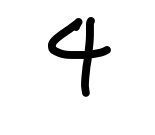
#> input picture 07_test_input/3170.jpg, 155 x 135 px
$ python send_single_28x28_ascii.py --image ../07_test_input/3170.jpg
#> lines starting #> are read from the running program, lines starting #| are printed output that depends on the picture
import argparse
import sys
import time
from pathlib import Path

from PIL import Image, ImageOps
import serial
from serial.tools import list_ports


def block_average_28x28(image: Image.Image) -> Image.Image:
    width, height = image.size
#> width = 155; height = 135
    block_size = 28
    new_width = (width // block_size) * block_size
#> new_width = 140
    new_height = (height // block_size) * block_size
#> new_height = 112
    if new_width == 0 or new_height == 0:
        raise ValueError("Image must be at least 28x28 pixels for MATLAB block-average mode.")

    cropped = image.crop((0, 0, new_width, new_height))
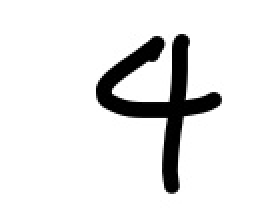
#> cropped: PIL image 140x112 L (shown 2 times larger); min 0, max 255, mean 232.6
    pixels = cropped.load()
    tile_width = new_width // block_size
#> tile_width = 5
    tile_height = new_height // block_size
#> tile_height = 4
    out_pixels = []

    for y in range(block_size):
        for x in range(block_size):
            total = 0
            count = tile_width * tile_height
            for yy in range(y * tile_height, (y + 1) * tile_height):
                for xx in range(x * tile_width, (x + 1) * tile_width):
                    total += pixels[xx, yy]
            out_pixels.append(int(total / count + 0.5))
#> after the loop, out_pixels = 784 values, max 255 at index 0, min 0 at index 378, mean 232.6

    output = Image.new("L", (block_size, block_size))
#> output: PIL image 28x28 L; every value is 0
    output.putdata(out_pixels)
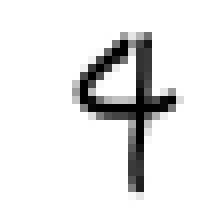
#> output: PIL image 28x28 L (shown 8 times larger); min 0, max 255, mean 232.6
    return output


def load_digit_image(path: Path, invert: str, fit: str, autocontrast: bool) -> Image.Image:
    image = Image.open(path).convert("L")

    if autocontrast:
        image = ImageOps.autocontrast(image)

    if fit == "blockavg":
        canvas = block_average_28x28(image)
    elif fit == "stretch":
        canvas = image.resize((28, 28), Image.Resampling.BILINEAR)
    else:
        image = ImageOps.contain(image, (28, 28), Image.Resampling.BILINEAR)
        canvas = Image.new("L", (28, 28), color=0)
        x = (28 - image.width) // 2
        y = (28 - image.height) // 2
        canvas.paste(image, (x, y))

    if invert == "yes":
        canvas = ImageOps.invert(canvas)
    elif invert == "auto":
        pixels = list(canvas.getdata())
#> pixels has the same summary as out_pixels in block_average_28x28
        mean_value = sum(pixels) / len(pixels)
#> mean_value = 232.6
        if mean_value > 127:
            canvas = ImageOps.invert(canvas)
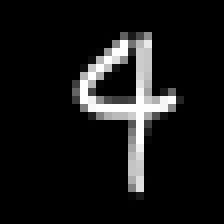
#> canvas: PIL image 28x28 L (shown 8 times larger); min 0, max 255, mean 22.4

    return canvas


def image_to_ascii_payload(image: Image.Image) -> bytes:
    pixels = list(image.getdata())
#> pixels = 784 values, max 255 at index 378, min 0 at index 0, mean 22.35
    text = " ".join(str(int(v)) for v in pixels)
    return text.encode("ascii")


def main() -> int:
    parser = argparse.ArgumentParser(
        description="Send one 28x28 grayscale digit image to the STM32F7 baseline project."
    )
    parser.add_argument("--port", help="Serial port, for example COM3. Required unless --print-only or --list-ports is used.")
    parser.add_argument("--image", help="Path to digit image. Required unless --list-ports is used.")
    parser.add_argument("--baud", type=int, default=9600, help="Baud rate. Baseline firmware uses 9600.")
    parser.add_argument(
        "--invert",
        choices=["auto", "yes", "no"],
        default="auto",
        help="Invert image so the model receives MNIST-like black background and bright strokes.",
    )
    parser.add_argument(
        "--fit",
        choices=["blockavg", "stretch", "contain"],
        default="blockavg",
        help="Resize mode. 'blockavg' matches the reference MATLAB preprocessing; 'stretch' uses bilinear resize; 'contain' preserves aspect ratio with padding.",
    )
    parser.add_argument(
        "--autocontrast",
        action="store_true",
        help="Apply grayscale autocontrast before resizing. Leave off to preserve original grayscale values.",
    )
    parser.add_argument("--preview", help="Optional path to save the generated 28x28 preview PNG.")
    parser.add_argument("--read-seconds", type=float, default=5.0, help="Seconds to read board output after send.")
    parser.add_argument("--list-ports", action="store_true", help="List available serial ports and exit.")
    parser.add_argument("--append-newline", action="store_true", help="Append CRLF after the ASCII payload.")
    parser.add_argument("--chunk-size", type=int, default=0, help="Send payload in chunks. 0 means send all at once.")
    parser.add_argument("--chunk-delay", type=float, default=0.02, help="Delay between chunks in seconds.")
    parser.add_argument("--print-only", action="store_true", help="Print the 784-value payload instead of opening serial port.")
    parser.add_argument("--output-txt", help="Optional text file path to save the 784-value payload.")
    args = parser.parse_args()

    if args.list_ports:
        ports = list(list_ports.comports())
        if not ports:
            print("No serial ports found.")
            return 1
        for port in ports:
            print(f"{port.device}: {port.description}")
        return 0

    if not args.image:
        print("--image is required unless --list-ports is used.", file=sys.stderr)
        return 2

    image_path = Path(args.image)
    if not image_path.exists():
        print(f"Image not found: {image_path}", file=sys.stderr)
        return 2

    image = load_digit_image(image_path, args.invert, args.fit, args.autocontrast)
    if args.preview:
        image.save(args.preview)

    payload = image_to_ascii_payload(image)
    if args.append_newline:
        payload += b"\r\n"
    token_count = len(image.getdata())
#> token_count = 784
    print(f"Prepared {token_count} pixels. First 12 pixels: {list(image.getdata())[:12]}")
#| Prepared 784 pixels. First 12 pixels: [0, 0, 0, 0, 0, 0, 0, 0, 0, 0, 0, 0]
    if args.output_txt:
        Path(args.output_txt).write_bytes(payload)
        print(f"Saved payload to {args.output_txt}")
    if args.print_only:
        print(payload.decode("ascii"))
        return 0

    if not args.port:
        print("--port is required unless --print-only or --list-ports is used.", file=sys.stderr)
        return 2

    print(f"Sending {len(payload)} bytes to {args.port} at {args.baud} baud.")

    try:
        ser = serial.Serial(args.port, args.baud, timeout=0.2)
    except serial.SerialException as exc:
        print(f"Could not open serial port {args.port}: {exc}", file=sys.stderr)
        print("Available ports:", file=sys.stderr)
        for port in list_ports.comports():
            print(f"  {port.device}: {port.description}", file=sys.stderr)
        print("Close XCOM/other serial tools before running this script.", file=sys.stderr)
        return 3

    with ser:
        time.sleep(0.5)
        ser.reset_input_buffer()
        if args.chunk_size and args.chunk_size > 0:
            for start in range(0, len(payload), args.chunk_size):
                ser.write(payload[start : start + args.chunk_size])
                ser.flush()
                time.sleep(args.chunk_delay)
        else:
            ser.write(payload)
        ser.flush()
        time.sleep(0.2)

        deadline = time.time() + args.read_seconds
        received = bytearray()
        while time.time() < deadline:
            chunk = ser.read(256)
            if chunk:
                received.extend(chunk)

    if received:
        print(received.decode(errors="replace"))
    else:
        print("No response received. Check COM port, baud rate, wiring, and firmware state.")

    return 0


if __name__ == "__main__":
#> (the run stopped early here; a loop or call above may not have finished)

$ run again, on 07_test_input/8rlRZulE.png
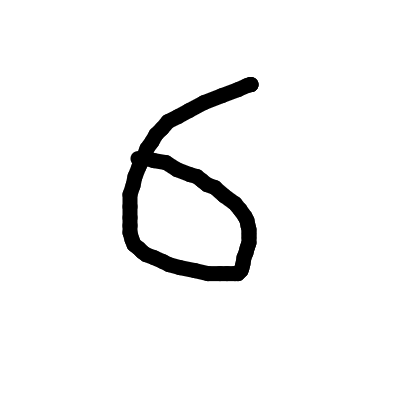
#> input picture 07_test_input/8rlRZulE.png, 400 x 400 px
#> in block_average_28x28, `cropped = image.crop((0, 0, new_width, new_height))`:
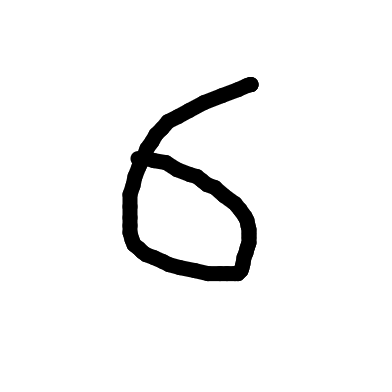
#> cropped: PIL image 392x392 L; min 0, max 255, mean 242
#> after the loop in block_average_28x28, `for y in range(block_size):`: out_pixels = 784 values, max 255 at index 0, min 1 at index 548, mean 242
#> in load_digit_image, `pixels = list(canvas.getdata())`: pixels has the same summary as out_pixels in block_average_28x28
#> mean_value = 242
#> in load_digit_image, `canvas = ImageOps.invert(canvas)`:
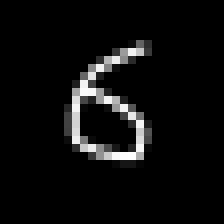
#> canvas: PIL image 28x28 L (shown 8 times larger); min 0, max 254, mean 13
#> in image_to_ascii_payload, `pixels = list(image.getdata())`: pixels = 784 values, max 254 at index 548, min 0 at index 0, mean 13.03
#> token_count = 784
#| Prepared 784 pixels. First 12 pixels: [0, 0, 0, 0, 0, 0, 0, 0, 0, 0, 0, 0]
